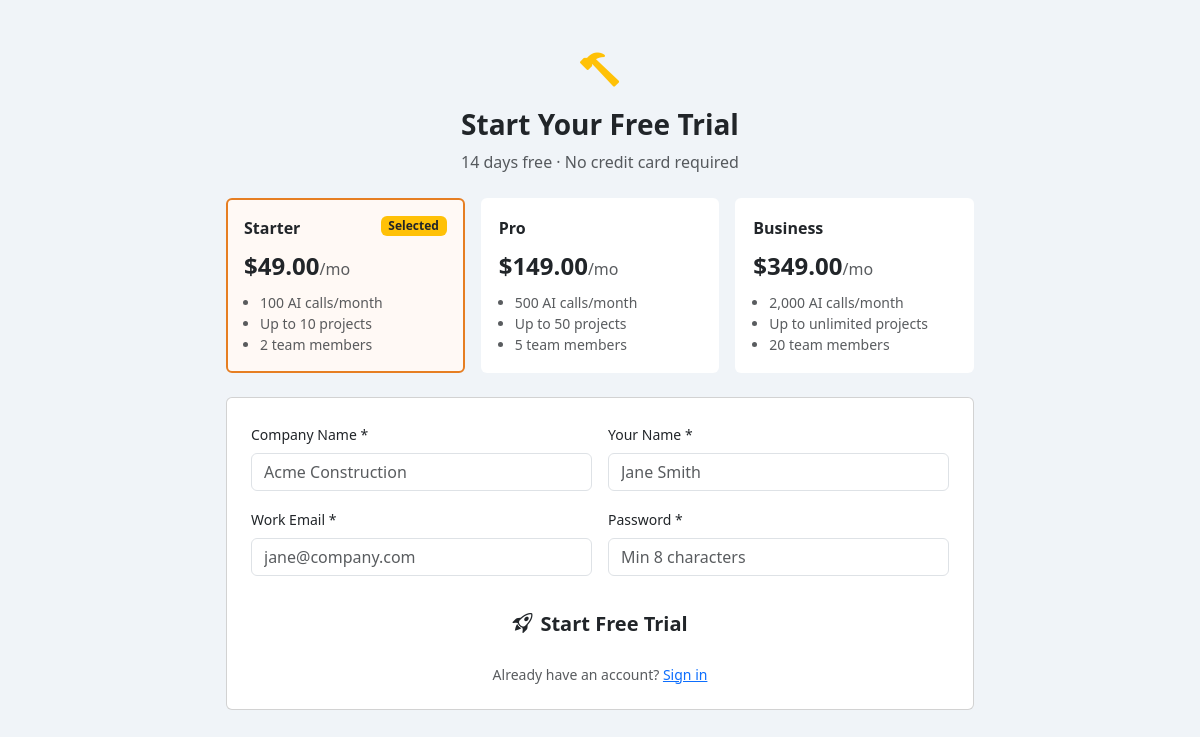
/register.php, run on the app's committed database.
### tables this page shows
CREATE TABLE IF NOT EXISTS `subscription_plans` (
    `id`               INT UNSIGNED AUTO_INCREMENT PRIMARY KEY,
    `name`             VARCHAR(100) NOT NULL,
    `slug`             VARCHAR(50)  NOT NULL UNIQUE,
    `price_monthly`    DECIMAL(8,2) NOT NULL DEFAULT 0,
    `ai_calls_limit`   INT UNSIGNED NOT NULL DEFAULT 100,    
    `projects_limit`   INT UNSIGNED NOT NULL DEFAULT 10,
    `users_limit`      INT UNSIGNED NOT NULL DEFAULT 2,
    `stripe_price_id`  VARCHAR(100) DEFAULT NULL,            
    `features`         JSON DEFAULT NULL,                    
    `is_active`        TINYINT(1) NOT NULL DEFAULT 1,
    `sort_order`       INT UNSIGNED NOT NULL DEFAULT 0,
    `created_at`       DATETIME NOT NULL DEFAULT CURRENT_TIMESTAMP
);

### includes/functions.php (called while the page is built, shortened)
<?php
function e($val): string
{
    return htmlspecialchars((string)$val, ENT_QUOTES | ENT_SUBSTITUTE, 'UTF-8');
}
function money($amount): string
{
    return '$' . number_format((float)$amount, 2);
}

### register.php (the view, shortened to what this page needs)
<?php
require_once __DIR__ . '/includes/functions.php';
$plans   = [];
$db = get_db();
$ps = $db->query('SELECT * FROM subscription_plans WHERE is_active = 1 ORDER BY sort_order');
if ($ps) $plans = $ps->fetchAll();
?>
<!DOCTYPE html>
<html lang="en">
<head>
    <link rel="stylesheet" href="https://cdn.jsdelivr.net/npm/bootstrap@5.3.3/dist/css/bootstrap.min.css">
    <link rel="stylesheet" href="https://cdn.jsdelivr.net/npm/bootstrap-icons@1.11.3/font/bootstrap-icons.css">
    <link rel="stylesheet" href="<?= APP_URL ?>/assets/css/app.css">
</head>
<body>
<div class="register-card">
    <div class="text-center mb-4">
        <div class="login-logo mb-2" style="font-size:2.5rem;"><i class="bi bi-hammer text-warning"></i></div>
        <h1 class="fw-bold fs-3">Start Your Free Trial</h1>
        <p class="text-muted">14 days free · No credit card required</p>
    </div>
    <form method="POST" action="">
        <div class="row g-3 mb-4">
            <?php foreach ($plans as $plan): ?>
            <?php $sel = (($_POST['plan'] ?? 'starter') === $plan['slug']); ?>
            <div class="col-md-4">
                <label class="plan-card card h-100 p-3 <?= $sel ? 'selected' : '' ?>"
                       for="plan_<?= e($plan['slug']) ?>">
                    <div class="d-flex justify-content-between align-items-start mb-2">
                        <strong><?= e($plan['name']) ?></strong>
                        <span class="plan-badge badge bg-warning text-dark <?= $sel ? '' : 'd-none' ?>">Selected</span>
                    </div>
                    <div class="fs-4 fw-bold text-accent"><?= money($plan['price_monthly']) ?><span class="fs-6 fw-normal text-muted">/mo</span></div>
                    <ul class="small text-muted mt-2 mb-0 ps-3">
                        <li><?= number_format($plan['ai_calls_limit']) ?> AI calls/month</li>
                        <li>Up to <?= $plan['projects_limit'] >= 999 ? 'unlimited' : $plan['projects_limit'] ?> projects</li>
                        <li><?= $plan['users_limit'] ?> team member<?= $plan['users_limit'] > 1 ? 's' : '' ?></li>
                    </ul>
                </label>
            </div>
            <?php endforeach; ?>
        </div>
        <div class="card p-4">
            <div class="row g-3">
                <div class="col-md-6">
                    <label class="form-label fw-medium small">Company Name *</label>
                    <input type="text" class="form-control" name="company_name"
                           value="<?= e($_POST['company_name'] ?? '') ?>"
                           placeholder="Acme Construction" required>
                </div>
                <div class="col-md-6">
                    <label class="form-label fw-medium small">Your Name *</label>
                    <input type="text" class="form-control" name="name"
                           value="<?= e($_POST['name'] ?? '') ?>"
                           placeholder="Jane Smith" required>
                </div>
                <div class="col-md-6">
                    <label class="form-label fw-medium small">Work Email *</label>
                    <input type="email" class="form-control" name="email"
                           value="<?= e($_POST['email'] ?? '') ?>"
                           placeholder="jane@company.com" required>
                </div>
                <div class="col-md-6">
                    <label class="form-label fw-medium small">Password *</label>
                    <input type="password" class="form-control" name="password"
                           placeholder="Min 8 characters" minlength="8" required>
                </div>
            </div>
            <div class="mt-4 d-grid">
                <button type="submit" class="btn btn-accent btn-lg fw-semibold">
                    <i class="bi bi-rocket-takeoff me-2"></i>Start Free Trial
                </button>
            </div>
            <p class="text-center text-muted small mt-3 mb-0">
                Already have an account? <a href="<?= APP_URL ?>/login.php">Sign in</a>
            </p>
        </div>
    </form>
</div>
</body>
</html>

### register.php (style rules this page uses)
body { background: #f0f4f8; min-height: 100vh; }
.register-card { max-width: 780px; margin: 40px auto; padding: 0 16px 40px; }
.plan-card { cursor: pointer; border: 2px solid transparent; transition: all .2s; }
.plan-card:hover, .plan-card.selected { border-color: #e67e22; background: #fff9f5; }
.plan-card.selected .plan-badge { display: block !important; }

### data on the page
subscription_plans: name "Starter", price_monthly "$49.00", ai_calls_limit "100", projects_limit "10", users_limit "2"
subscription_plans: name "Pro", price_monthly "$149.00", ai_calls_limit "500", projects_limit "50", users_limit "5"
subscription_plans: name "Business", price_monthly "$349.00", ai_calls_limit "2,000", projects_limit "unlimited", users_limit "20"
